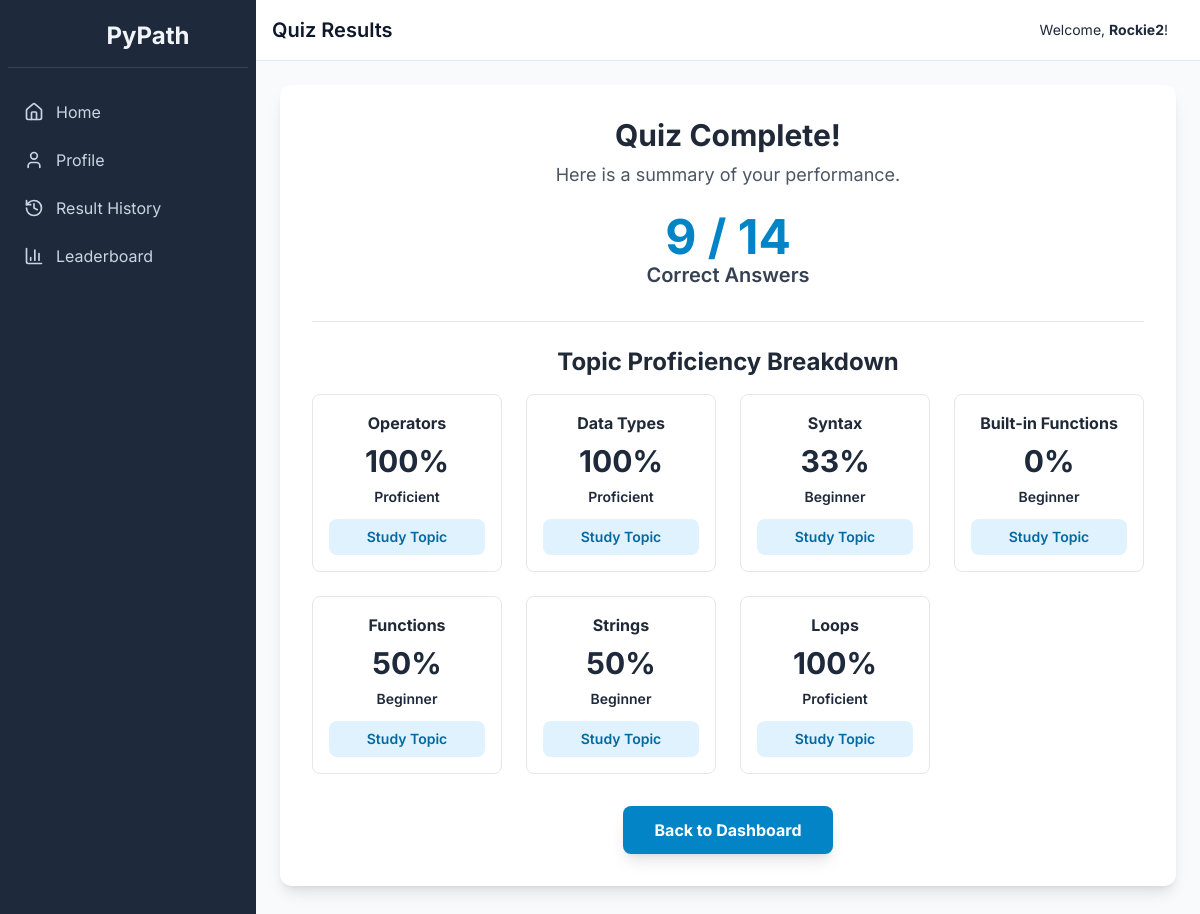
/results/2 (signed in), run on the app's committed database.
### tables this page shows
CREATE TABLE results (
    id INTEGER PRIMARY KEY AUTOINCREMENT,
    user_id INTEGER NOT NULL,
    set_id INTEGER NOT NULL,
    score INTEGER NOT NULL,
    total_questions INTEGER NOT NULL,
    time_start DATETIME NOT NULL,
    timestamp DATETIME DEFAULT CURRENT_TIMESTAMP,
    FOREIGN KEY (user_id) REFERENCES users (id),
    FOREIGN KEY (set_id) REFERENCES question_sets (id)
);

CREATE TABLE student_answers (
    id INTEGER PRIMARY KEY AUTOINCREMENT,
    result_id INTEGER NOT NULL,
    question_id INTEGER NOT NULL,
    user_answer TEXT,
    is_correct INTEGER NOT NULL,
    FOREIGN KEY (result_id) REFERENCES results (id),
    FOREIGN KEY (question_id) REFERENCES questions (id)
);

CREATE TABLE questions (
    id INTEGER PRIMARY KEY AUTOINCREMENT,
    question_text TEXT NOT NULL,
    question_type TEXT NOT NULL DEFAULT 'multiple_choice',
    topic TEXT NOT NULL,
    option_a TEXT,
    option_b TEXT,
    option_c TEXT,
    option_d TEXT,
    correct_answer TEXT,
    correct_code_output TEXT
);

### app.py (the view)
@app.route('/results/<int:result_id>')
def results(result_id):
    if not get_user_id(): return redirect(url_for('login'))
    conn = get_db_connection()
    result = conn.execute('SELECT * FROM results WHERE id = ? AND user_id = ?', (result_id, get_user_id())).fetchone()
    if not result: return "Result not found or you do not have permission to view it.", 404
    proficiency_data = calculate_proficiency(get_user_id(), conn)
    return render_template('student/results.html', result=result, proficiency=proficiency_data)

### app.py (called while the page is built)
def get_db_connection():
    conn = sqlite3.connect('pypath.db', check_same_thread=False, detect_types=sqlite3.PARSE_DECLTYPES | sqlite3.PARSE_COLNAMES)
    conn.row_factory = sqlite3.Row
    return conn

def get_user_id():
    return session.get('user_id')

def get_proficiency_level(percentage):
    if percentage >= 85: return "Proficient", "text-green-500", "bg-green-500"
    elif percentage >= 60: return "Intermediate", "text-yellow-500", "bg-yellow-500"
    else: return "Beginner", "text-red-500", "bg-red-500"

### templates/student/results.html (shortened to what this page needs)
{% extends "layout.html" %}
{% block header %}Quiz Results{% endblock %}
{% block content %}
<div class="bg-white p-8 rounded-xl shadow-lg text-center max-w-4xl mx-auto">
    <h2 class="text-3xl font-bold text-gray-800 mb-2">Quiz Complete!</h2>
    <p class="text-lg text-gray-600 mb-6">Here is a summary of your performance.</p>
    <div class="mb-8">
        <p class="text-5xl font-bold text-sky-600">{{ result.score }} / {{ result.total_questions }}</p>
        <p class="text-xl font-semibold text-gray-700">Correct Answers</p>
    </div>
    {% if proficiency %}
    <div class="border-t pt-6">
        <h3 class="text-2xl font-bold text-gray-800 mb-4">Topic Proficiency Breakdown</h3>
        <div class="grid grid-cols-1 sm:grid-cols-2 md:grid-cols-3 lg:grid-cols-4 gap-6 text-center">
            {% for item in proficiency %}
            <div class="border border-gray-200 rounded-lg p-4 flex flex-col">
                <h4 class="font-bold text-gray-800">{{ item.topic }}</h4>
                <p class="text-3xl font-bold my-2 {{ item.color }}">{{ item.percentage }}%</p>
                <p class="text-sm font-semibold {{ item.color }} mb-3">{{ item.level }}</p>
                <a href="{{ item.study_link }}" target="_blank" class="mt-auto text-sm w-full text-center bg-sky-100 text-sky-700 font-semibold py-2 px-3 rounded-lg hover:bg-sky-200 transition">
                    Study Topic
                </a>
            </div>
            {% endfor %}
        </div>
    </div>
    {% endif %}
    <a href="{{ url_for('dashboard') }}" class="mt-8 inline-block bg-sky-600 text-white font-bold py-3 px-8 rounded-lg shadow-lg hover:bg-sky-700 transition-transform transform hover:scale-105">
        Back to Dashboard
    </a>
</div>
{% endblock %}

### templates/layout.html (style rules this page uses)
body { font-family: 'Inter', sans-serif; }

### data on the page
results: score "9", total_questions "14"
student_answers: topic "Operators", percentage "100", level "Proficient"
student_answers: topic "Data Types", percentage "100", level "Proficient"
student_answers: topic "Syntax", percentage "33", level "Beginner"
student_answers: topic "Built-in Functions", percentage "0", level "Beginner"
student_answers: topic "Functions", percentage "50", level "Beginner"
student_answers: topic "Strings", percentage "50", level "Beginner"
student_answers: topic "Loops", percentage "100", level "Proficient"

### other printed values
{{ session.first_name or session.username }} "Rockie2"
